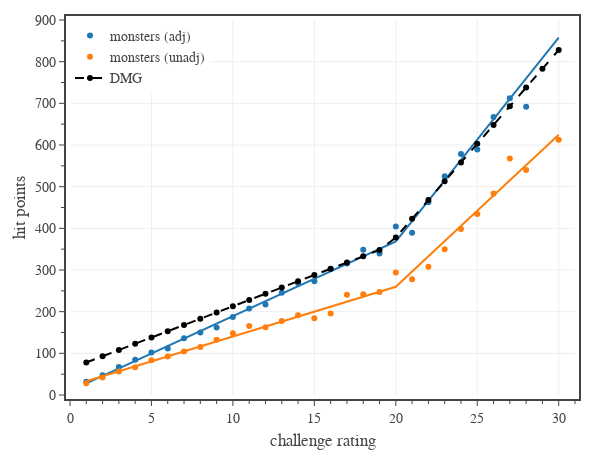

The cell this chart's notebook holds for it:
### Code cell
# Fig. 7: plots monster HP vs CR

# create figure
fig = go.Figure(
    layout=go.Layout(
        template=tfb.FIG_TEMPLATE,
        margin=dict(l=70, r=25, b=55, t=20, pad=4),
        xaxis=dict(
            title_text='challenge rating',
            range=[0,31],
            tick0=0, dtick=5,
            minor=dict(tick0=0, dtick=1),
        ),
        yaxis=dict(
            title_text='hit points',
            range=[0,900],
            tick0=0, dtick=100,
            minor=dict(tick0=0, dtick=50),
        ),
        legend=dict(
            xanchor='left', yanchor='top',
            x=0.00, y=1.00,
            orientation='v',
            tracegroupgap=0,
        )
    )
)

dfM = pd.read_csv('../../assets/data/monsters.csv')
#dfM['HP'] = dfM.apply(lambda row: row['HP'] + hit_points_adjustments(row), axis=1)
#dfM['HP'] = dfM.apply(lambda row: row['adj HP']/hit_points_multiplier(row), axis=1)
#dfM['HP'] = dfM.apply(lambda row: (row['HP'] + hit_points_adjustments(row))*hit_points_multiplier(row), axis=1)
dfM = dfM[['CR','HP','adj HP']].groupby(['CR']).mean().reset_index()
dfM = dfM[dfM['CR'].between(1, 31)]
#print((100*(1 - dfM['HP'].to_numpy()/dfM['adj HP'].to_numpy())))

# plot adjusted hit points
name = 'adj HP'
fig, y = plot_data_and_piecewise_fit(
    fig, dfM['CR'].to_numpy(), 
    dfM[name].to_numpy(), 
    name='monsters (adj)', legendgroup='monsters (adj)', 
    line_color=COLOR_LIST[0],
    marker_color=COLOR_LIST[0],
    hovertemplate=
        '<b>monsters (adjusted)</b><br>'+
        'CR %{x}<br>'+
        'HP %{y:,.1f}' + 
        '<extra></extra>',
    print_coefficients=True,
)

# plot hit points
name = 'HP'
fig, y = plot_data_and_piecewise_fit(
    fig, dfM['CR'].to_numpy(), 
    dfM[name].to_numpy(), 
    name='monsters (unadj)', legendgroup='monsters (unadj)', 
    line_color=COLOR_LIST[1],
    marker_color=COLOR_LIST[1],
    hovertemplate=
        '<b>monsters (unadjusted)</b><br>'+
        'CR %{x}<br>'+
        'HP %{y:,.1f}' + 
        '<extra></extra>'
)

# plot reference line
dfD0 = pd.read_csv('../../assets/data/dmg-targets.csv')
dfD0 = dfD0[dfD0['CR'].between(1,30)]
fig.add_trace(go.Scatter(
    x=dfD0['CR'], y=dfD0['HP Mean'],
    mode='markers+lines', 
    name='DMG',
    line=dict(color='black', dash='dash'),
    hovertemplate=
        '<b>DMG</b><br>'+
        'CR %{x}<br>'+
        'HP %{y:,.1f}' + 
        '<extra></extra>' 
))

# show figure
fig.update_layout(width=600, height=450)
fig.show(config=tfb.FIG_CONFIG)

# save figures
if SAVEFIGS:
    fig.update_layout(autosize=True, width=None, height=None)
    tfb.save_fig_html(fig, format='large', name='fig-hp-vs-cr-large')
    tfb.save_fig_html(fig, format='small', name='fig-hp-vs-cr-small')

### Figure 1 — Plotly figure (JSON) as saved in the notebook; plotly's stock layout.template omitted (floating-point values rounded to 4 significant figures)
{"data": [{"hovertemplate": "<b>monsters (adjusted)</b><br>CR %{x}<br>HP %{y:,.1f}<extra></extra>", "legendgroup": "monsters (adj)", "line": {"color": "#1f77b4"}, "marker": {"color": "#1f77b4"}, "mode": "markers", "name": "monsters (adj)", "type": "scatter", "x": [1, 2, 3, 4, 5, 6, 7, 8, 9, 10, 11, 12, 13, 14, 15, 16, 17, 18, 19, 20, 21, 22, 23, 24, 25, 26, 27, 28, 30], "y": [31.78, 47.26, 67.47, 84.53, 101.8, 111.4, 135.9, 150.0, 161.9, 187.3, 207.6, 217.0, 245.4, 268.3, 272.9, 302.5, 315.9, 348.9, 339.6, 404.1, 389.7, 462.6, 524.8, 578.5, 589.2, 666.9, 712.5, 692.0, 914.8]}, {"hoverinfo": "skip", "hovertemplate": "<b>monsters (adjusted)</b><br>CR %{x}<br>HP %{y:,.1f}<extra></extra>", "legendgroup": "monsters (adj)", "line": {"color": "#1f77b4", "dash": "solid"}, "marker": {"color": "#1f77b4"}, "mode": "lines", "name": "monsters (adj)", "showlegend": false, "type": "scatter", "x": [1, 2, 3, 4, 5, 6, 7, 8, 9, 10, 11, 12, 13, 14, 15, 16, 17, 18, 19, 20, 21, 22, 23, 24, 25, 26, 27, 28, 30], "y": [27.98, 45.91, 63.83, 81.76, 99.69, 117.6, 135.5, 153.5, 171.4, 189.3, 207.2, 225.2, 243.1, 261.0, 279.0, 296.9, 314.8, 332.7, 350.7, 368.6, 417.5, 466.4, 515.3, 564.2, 613.1, 662.0, 710.9, 759.8, 857.6]}, {"hovertemplate": "<b>monsters (unadjusted)</b><br>CR %{x}<br>HP %{y:,.1f}<extra></extra>", "legendgroup": "monsters (unadj)", "line": {"color": "#ff7f0e"}, "marker": {"color": "#ff7f0e"}, "mode": "markers", "name": "monsters (unadj)", "type": "scatter", "x": [1, 2, 3, 4, 5, 6, 7, 8, 9, 10, 11, 12, 13, 14, 15, 16, 17, 18, 19, 20, 21, 22, 23, 24, 25, 26, 27, 28, 30], "y": [28.18, 41.74, 56.2, 66.52, 83.47, 92.64, 104.3, 115.4, 132.6, 148.3, 165.6, 162.8, 177.6, 191.2, 184.2, 195.4, 240.6, 241.7, 247.3, 294.2, 277.5, 307.6, 349.9, 398.4, 434.5, 483.9, 567.5, 540.1, 612.6]}, {"hoverinfo": "skip", "hovertemplate": "<b>monsters (unadjusted)</b><br>CR %{x}<br>HP %{y:,.1f}<extra></extra>", "legendgroup": "monsters (unadj)", "line": {"color": "#ff7f0e", "dash": "solid"}, "marker": {"color": "#ff7f0e"}, "mode": "lines", "name": "monsters (unadj)", "showlegend": false, "type": "scatter", "x": [1, 2, 3, 4, 5, 6, 7, 8, 9, 10, 11, 12, 13, 14, 15, 16, 17, 18, 19, 20, 21, 22, 23, 24, 25, 26, 27, 28, 30], "y": [33.04, 44.96, 56.89, 68.82, 80.75, 92.68, 104.6, 116.5, 128.5, 140.4, 152.3, 164.3, 176.2, 188.1, 200.0, 212.0, 223.9, 235.8, 247.8, 259.7, 296.2, 332.6, 369.1, 405.6, 442.0, 478.5, 515.0, 551.4, 624.4]}, {"hovertemplate": "<b>DMG</b><br>CR %{x}<br>HP %{y:,.1f}<extra></extra>", "line": {"color": "black", "dash": "dash"}, "mode": "markers+lines", "name": "DMG", "type": "scatter", "x": [1, 2, 3, 4, 5, 6, 7, 8, 9, 10, 11, 12, 13, 14, 15, 16, 17, 18, 19, 20, 21, 22, 23, 24, 25, 26, 27, 28, 29, 30], "y": [78, 93, 108, 123, 138, 153, 168, 183, 198, 213, 228, 243, 258, 273, 288, 303, 318, 333, 348, 378, 423, 468, 513, 558, 603, 648, 693, 738, 783, 828]}], "layout": {"height": 450, "legend": {"orientation": "v", "tracegroupgap": 0, "x": 0, "xanchor": "left", "y": 1, "yanchor": "top"}, "margin": {"b": 55, "l": 70, "pad": 4, "r": 25, "t": 20}, "width": 600, "xaxis": {"dtick": 5, "minor": {"dtick": 1, "tick0": 0}, "range": [0, 31], "tick0": 0, "title": {"text": "challenge rating"}}, "yaxis": {"dtick": 100, "minor": {"dtick": 50, "tick0": 0}, "range": [0, 900], "tick0": 0, "title": {"text": "hit points"}}}}
